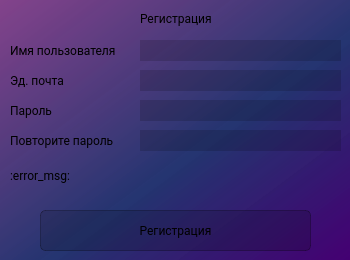
<?xml version="1.0" encoding="UTF-8"?>
<ui version="4.0">
 <class>RegisterPopup</class>
 <widget class="QDialog" name="RegisterPopup">
  <property name="geometry">
   <rect>
    <x>0</x>
    <y>0</y>
    <width>350</width>
    <height>260</height>
   </rect>
  </property>
  <property name="maximumSize">
   <size>
    <width>350</width>
    <height>260</height>
   </size>
  </property>
  <property name="windowTitle">
   <string>Dialog</string>
  </property>
  <property name="styleSheet">
   <string notr="true">background-color: qlineargradient(spread:pad, x1:1, y1:1, x2:0, y2:0, stop:0 rgba(81, 0, 135, 255), stop:0.427447 rgba(41, 61, 132, 235), stop:1 rgba(155, 79, 165, 255));
font-family: Roboto;</string>
  </property>
  <widget class="QFrame" name="mainframe">
   <property name="geometry">
    <rect>
     <x>0</x>
     <y>0</y>
     <width>351</width>
     <height>261</height>
    </rect>
   </property>
   <property name="styleSheet">
    <string notr="true">background-color: rgba(0,0,0, 40);
border: none;
</string>
   </property>
   <property name="frameShape">
    <enum>QFrame::Shape::StyledPanel</enum>
   </property>
   <property name="frameShadow">
    <enum>QFrame::Shadow::Raised</enum>
   </property>
   <widget class="QLabel" name="main_label">
    <property name="geometry">
     <rect>
      <x>140</x>
      <y>10</y>
      <width>71</width>
      <height>16</height>
     </rect>
    </property>
    <property name="styleSheet">
     <string notr="true">background-color: none;
border: none;
</string>
    </property>
    <property name="text">
     <string>Регистрация</string>
    </property>
   </widget>
   <widget class="QLabel" name="username_label">
    <property name="geometry">
     <rect>
      <x>10</x>
      <y>40</y>
      <width>111</width>
      <height>20</height>
     </rect>
    </property>
    <property name="styleSheet">
     <string notr="true">background-color: none;</string>
    </property>
    <property name="text">
     <string>Имя пользователя</string>
    </property>
   </widget>
   <widget class="QLabel" name="email_label">
    <property name="geometry">
     <rect>
      <x>10</x>
      <y>70</y>
      <width>111</width>
      <height>20</height>
     </rect>
    </property>
    <property name="styleSheet">
     <string notr="true">background-color: none;</string>
    </property>
    <property name="text">
     <string>Эд. почта</string>
    </property>
   </widget>
   <widget class="QLabel" name="pass_lab">
    <property name="geometry">
     <rect>
      <x>10</x>
      <y>100</y>
      <width>111</width>
      <height>20</height>
     </rect>
    </property>
    <property name="styleSheet">
     <string notr="true">background-color: none;</string>
    </property>
    <property name="text">
     <string>Пароль</string>
    </property>
   </widget>
   <widget class="QLabel" name="error_msg">
    <property name="geometry">
     <rect>
      <x>10</x>
      <y>160</y>
      <width>331</width>
      <height>31</height>
     </rect>
    </property>
    <property name="maximumSize">
     <size>
      <width>16777215</width>
      <height>16777215</height>
     </size>
    </property>
    <property name="styleSheet">
     <string notr="true">background-color: none;</string>
    </property>
    <property name="text">
     <string>:error_msg:</string>
    </property>
   </widget>
   <widget class="QLabel" name="pass_copy_lab">
    <property name="geometry">
     <rect>
      <x>10</x>
      <y>130</y>
      <width>111</width>
      <height>20</height>
     </rect>
    </property>
    <property name="styleSheet">
     <string notr="true">background-color: none;</string>
    </property>
    <property name="text">
     <string>Повторите пароль</string>
    </property>
   </widget>
   <widget class="QPushButton" name="confim_button">
    <property name="geometry">
     <rect>
      <x>40</x>
      <y>210</y>
      <width>271</width>
      <height>41</height>
     </rect>
    </property>
    <property name="styleSheet">
     <string notr="true">QPushButton {
background-color: rgba(0,0,0, 40);
border: 1px  solid rgba(0,0,0,70);
border-radius: 5px;
height: 50px;
}

QPushButton:hover {
background-color: rgba(255,255,255,50);
}

QPushButton:pressed {
background-color:  rgba(255,255,255,80);
}</string>
    </property>
    <property name="text">
     <string>Регистрация</string>
    </property>
   </widget>
   <widget class="QLineEdit" name="pass_input">
    <property name="geometry">
     <rect>
      <x>140</x>
      <y>100</y>
      <width>201</width>
      <height>21</height>
     </rect>
    </property>
    <property name="echoMode">
     <enum>QLineEdit::EchoMode::Password</enum>
    </property>
   </widget>
   <widget class="QLineEdit" name="confim_pass_input">
    <property name="geometry">
     <rect>
      <x>140</x>
      <y>130</y>
      <width>201</width>
      <height>21</height>
     </rect>
    </property>
    <property name="echoMode">
     <enum>QLineEdit::EchoMode::Password</enum>
    </property>
   </widget>
   <widget class="QLineEdit" name="username_input_2">
    <property name="geometry">
     <rect>
      <x>140</x>
      <y>40</y>
      <width>201</width>
      <height>21</height>
     </rect>
    </property>
   </widget>
   <widget class="QLineEdit" name="email_input">
    <property name="geometry">
     <rect>
      <x>140</x>
      <y>70</y>
      <width>201</width>
      <height>21</height>
     </rect>
    </property>
   </widget>
  </widget>
 </widget>
 <resources/>
 <connections/>
</ui>
